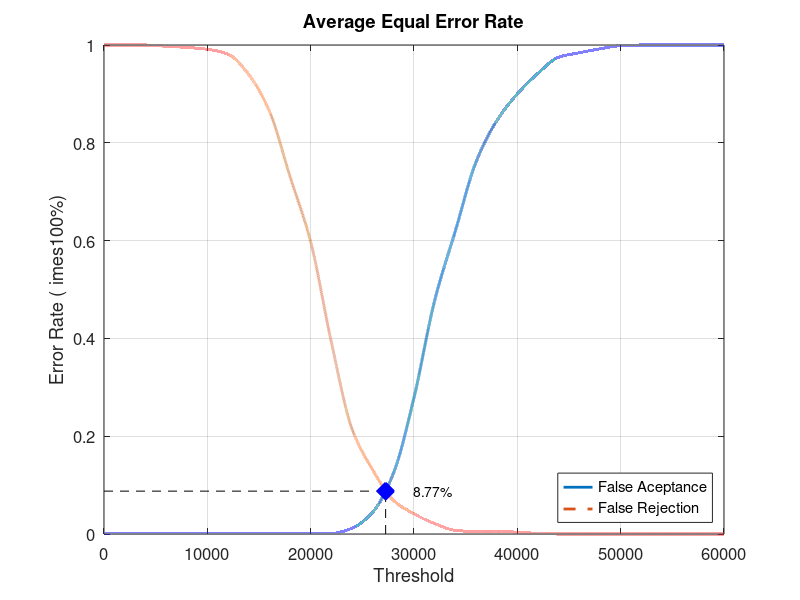
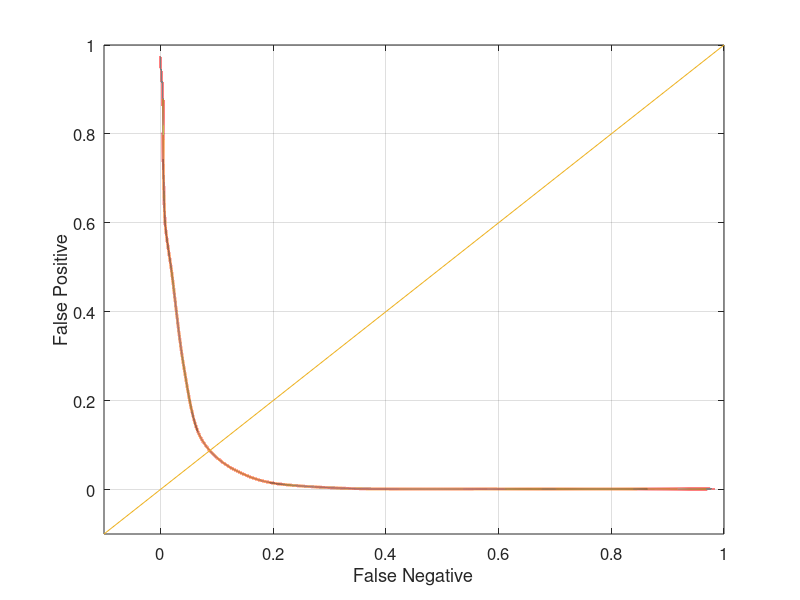

Reproduce these figures in MATLAB, in order.
close all;
clear;
clc;
x = 0:2000:60000;
xq = 0:0.5:60000;

y0 = [0 0.00131579 0.00131579 0.00131579 0.00131579 0.00131579 0.00131579 0.00131579 0.00131579 0.00131579 0.00131579 0.00131579 0.0118421 0.0447368 0.123684 0.278947 0.477632 0.619737 0.760526 0.844737 0.9 0.942105 0.975 0.98421 0.992105 0.998684 1 1 1 1 1]
yy0 = interp1(x, y0, xq, 'pchip');
y1 = [1 1 1 0.9975 0.995 0.99125 0.98125 0.94 0.865 0.73125 0.5975 0.3925 0.215 0.13125 0.06875 0.04125 0.02125 0.0075 0.005 0.005 0.00375 0.00125 0 0 0 0 0 0 0 0 0]
yy1 = interp1(x, y1, xq, 'pchip');

% Calculating EER: 
y2 = abs(y0 - y1);
find(y2 == min(y2))
yy2 = abs(yy0 - yy1);
xEER = find(yy2 == min(yy2));
xEERIndex = xq(xEER) % X-axis EER
yEER = yy0(xEER) % Y-axis EER

main = figure
plot(xq, yy0,'-','LineWidth', 2);	hold on
plot(xq, yy1,'--','LineWidth', 2);	hold on
plot([xEERIndex xEERIndex], [0 yEER], 'k--');	hold on
plot([0 xEERIndex], [yEER yEER], 'k--');	hold on
plot(xEERIndex, yEER, 'bx', 'LineWidth', 10);	hold on
text(xEERIndex + 10 * xEERIndex / 100, yEER, [num2str(round((10000 * yEER)) / 100) '%'])
legend('False Aceptance', 'False Rejection', 'Location', 'SouthEast')
xlabel('Threshold')
ylabel('Error Rate (	imes100%)')
title('Average Equal Error Rate')
set(gca, 'FontSize', 12)
axis([0 60000 0 1])
grid on

print(main, 'Experiment5AverageMain', '-dpng');
FNRxFPR = figure('Color', [1 1 1]);
plot(yy1, yy0, '-', yy1, yy0, 'LineWidth', 2);
hold on
y = -0.1:0.1:1
plot(y, y); 
set(gca, 'FontSize', 12)
xlabel('False Negative')
ylabel('False Positive')
axis([-0.1 1 -0.1 1])
set(gca, 'FontSize', 12)
grid on

print(FNRxFPR, 'Experiment5AverageFNRxFPR','-dpng');
